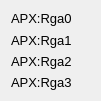
  <widget class="QWidget" name="layoutWidget">
   <property name="geometry">
    <rect>
     <x>840</x>
     <y>20</y>
     <width>101</width>
     <height>101</height>
    </rect>
   </property>
   <layout class="QGridLayout" name="gridLayout_5">
    <item row="4" column="0">
     <widget class="PyDMLabel" name="BeamCurrAvg_75">
      <property name="font">
       <font>
        <pointsize>10</pointsize>
       </font>
      </property>
      <property name="toolTip">
       <string/>
      </property>
      <property name="text">
       <string>APX:Rga2</string>
      </property>
      <property name="precision" stdset="0">
       <number>2</number>
      </property>
      <property name="precisionFromPV" stdset="0">
       <bool>false</bool>
      </property>
      <property name="channel" stdset="0">
       <string>ca://APX:Rga2</string>
      </property>
      <property name="displayFormat" stdset="0">
       <enum>PyDMLabel::Exponential</enum>
      </property>
     </widget>
    </item>
    <item row="0" column="0">
     <widget class="PyDMLabel" name="BeamCurrAvg_73">
      <property name="font">
       <font>
        <pointsize>10</pointsize>
       </font>
      </property>
      <property name="toolTip">
       <string/>
      </property>
      <property name="text">
       <string>APX:Rga0</string>
      </property>
      <property name="precision" stdset="0">
       <number>2</number>
      </property>
      <property name="precisionFromPV" stdset="0">
       <bool>false</bool>
      </property>
      <property name="channel" stdset="0">
       <string>ca://APX:Rga0</string>
      </property>
      <property name="displayFormat" stdset="0">
       <enum>PyDMLabel::Exponential</enum>
      </property>
     </widget>
    </item>
    <item row="2" column="0">
     <widget class="PyDMLabel" name="BeamCurrAvg_74">
      <property name="font">
       <font>
        <pointsize>10</pointsize>
       </font>
      </property>
      <property name="toolTip">
       <string/>
      </property>
      <property name="text">
       <string>APX:Rga1</string>
      </property>
      <property name="precision" stdset="0">
       <number>2</number>
      </property>
      <property name="precisionFromPV" stdset="0">
       <bool>false</bool>
      </property>
      <property name="channel" stdset="0">
       <string>ca://APX:Rga1</string>
      </property>
      <property name="displayFormat" stdset="0">
       <enum>PyDMLabel::Exponential</enum>
      </property>
     </widget>
    </item>
    <item row="5" column="0">
     <widget class="PyDMLabel" name="BeamCurrAvg_76">
      <property name="font">
       <font>
        <pointsize>10</pointsize>
       </font>
      </property>
      <property name="toolTip">
       <string/>
      </property>
      <property name="text">
       <string>APX:Rga3</string>
      </property>
      <property name="precision" stdset="0">
       <number>2</number>
      </property>
      <property name="precisionFromPV" stdset="0">
       <bool>false</bool>
      </property>
      <property name="channel" stdset="0">
       <string>ca://APX:Rga3</string>
      </property>
      <property name="displayFormat" stdset="0">
       <enum>PyDMLabel::Exponential</enum>
      </property>
     </widget>
    </item>
   </layout>
  </widget>
